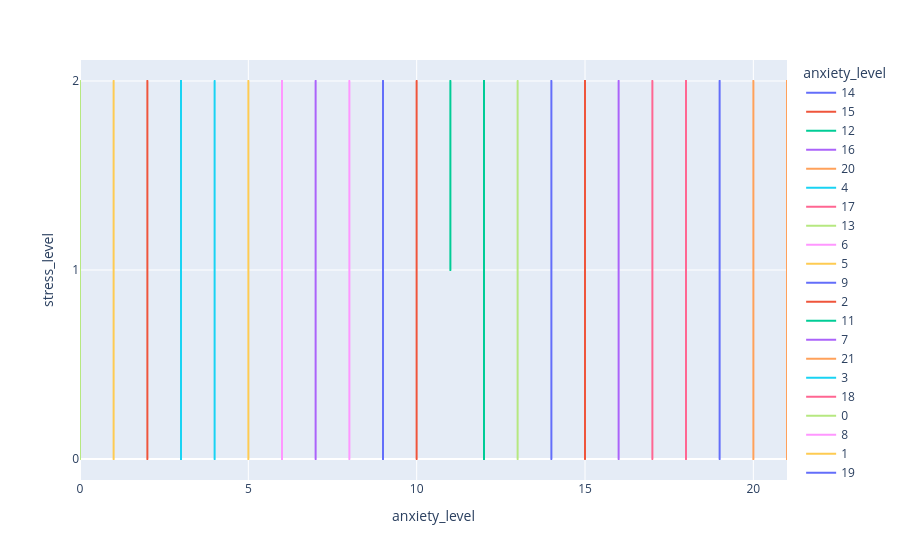

Write notebook code for a chart like this one.
### Code cell
fig=px.line(dataset,y=dataset['stress_level'],x=dataset['anxiety_level'],color='anxiety_level')
fig.update_yaxes(tickvals=[0,1,2])
fig.show()

### Figure 1 — Plotly figure (JSON) as saved in the notebook; plotly's stock layout.template omitted (floating-point values rounded to 4 significant figures)
{"data": [{"hovertemplate": "anxiety_level=%{x}<br>stress_level=%{y}<extra></extra>", "legendgroup": "14", "line": {"color": "#636efa", "dash": "solid"}, "marker": {"symbol": "circle"}, "mode": "lines", "name": "14", "showlegend": true, "type": "scattergl", "x": [14, 14, 14, 14, 14, 14, 14, 14, 14, 14, 14, 14, 14, 14, 14, 14, 14, 14, 14, 14, 14, 14, 14, 14, 14, 14, 14, 14, 14, 14, 14, 14, 14, 14, 14, 14, 14, 14, 14, 14, 14, 14, 14, 14, 14, 14, 14, 14, 14, 14, 14], "xaxis": "x", "y": [1, 2, 1, 1, 1, 2, 1, 1, 1, 1, 1, 1, 1, 1, 1, 1, 1, 1, 1, 1, 0, 1, 1, 1, 1, 1, 1, 1, 1, 1, 2, 1, 1, 1, 1, 1, 1, 1, 1, 1, 1, 1, 1, 1, 1, 1, 1, 1, 2, 1, 0], "yaxis": "y"}, {"hovertemplate": "anxiety_level=%{x}<br>stress_level=%{y}<extra></extra>", "legendgroup": "15", "line": {"color": "#EF553B", "dash": "solid"}, "marker": {"symbol": "circle"}, "mode": "lines", "name": "15", "showlegend": true, "type": "scattergl", "x": [15, 15, 15, 15, 15, 15, 15, 15, 15, 15, 15, 15, 15, 15, 15, 15, 15, 15, 15, 15, 15, 15, 15, 15, 15, 15, 15, 15, 15, 15, 15, 15, 15, 15, 15, 15, 15, 15, 15, 15, 15, 15, 15, 15, 15, 15, 15, 15, 15, 15, 15], "xaxis": "x", "y": [2, 1, 2, 2, 2, 2, 1, 2, 2, 2, 2, 2, 2, 2, 2, 2, 2, 2, 2, 2, 2, 2, 2, 2, 2, 2, 2, 2, 2, 2, 2, 2, 2, 2, 2, 2, 2, 2, 1, 2, 0, 2, 2, 2, 2, 2, 2, 2, 2, 2, 2], "yaxis": "y"}, {"hovertemplate": "anxiety_level=%{x}<br>stress_level=%{y}<extra></extra>", "legendgroup": "12", "line": {"color": "#00cc96", "dash": "solid"}, "marker": {"symbol": "circle"}, "mode": "lines", "name": "12", "showlegend": true, "type": "scattergl", "x": [12, 12, 12, 12, 12, 12, 12, 12, 12, 12, 12, 12, 12, 12, 12, 12, 12, 12, 12, 12, 12, 12, 12, 12, 12, 12, 12, 12, 12, 12, 12, 12, 12, 12, 12, 12, 12, 12, 12, 12, 12, 12, 12, 12, 12, 12, 12, 12, 12, 12, 12, 12, 12, 12, 12, 12], "xaxis": "x", "y": [1, 1, 1, 1, 1, 1, 1, 1, 1, 1, 1, 1, 1, 1, 1, 0, 1, 1, 1, 1, 1, 1, 0, 1, 0, 1, 1, 0, 1, 1, 1, 1, 1, 0, 2, 1, 1, 1, 1, 1, 1, 1, 2, 1, 2, 1, 1, 1, 1, 1, 2, 1, 1, 1, 1, 1], "yaxis": "y"}, {"hovertemplate": "anxiety_level=%{x}<br>stress_level=%{y}<extra></extra>", "legendgroup": "16", "line": {"color": "#ab63fa", "dash": "solid"}, "marker": {"symbol": "circle"}, "mode": "lines", "name": "16", "showlegend": true, "type": "scattergl", "x": [16, 16, 16, 16, 16, 16, 16, 16, 16, 16, 16, 16, 16, 16, 16, 16, 16, 16, 16, 16, 16, 16, 16, 16, 16, 16, 16, 16, 16, 16, 16, 16, 16, 16, 16, 16, 16, 16, 16, 16, 16, 16, 16, 16, 16], "xaxis": "x", "y": [2, 1, 2, 2, 2, 2, 2, 2, 0, 2, 2, 2, 2, 2, 2, 2, 2, 2, 0, 2, 2, 2, 2, 1, 0, 2, 2, 2, 0, 2, 2, 2, 2, 2, 2, 2, 2, 2, 2, 2, 2, 2, 2, 2, 2], "yaxis": "y"}, {"hovertemplate": "anxiety_level=%{x}<br>stress_level=%{y}<extra></extra>", "legendgroup": "20", "line": {"color": "#FFA15A", "dash": "solid"}, "marker": {"symbol": "circle"}, "mode": "lines", "name": "20", "showlegend": true, "type": "scattergl", "x": [20, 20, 20, 20, 20, 20, 20, 20, 20, 20, 20, 20, 20, 20, 20, 20, 20, 20, 20, 20, 20, 20, 20, 20, 20, 20, 20, 20, 20, 20, 20, 20, 20, 20, 20, 20, 20, 20, 20, 20], "xaxis": "x", "y": [2, 2, 2, 2, 1, 0, 2, 2, 2, 2, 2, 2, 2, 2, 0, 1, 2, 2, 2, 2, 2, 2, 2, 2, 2, 2, 2, 2, 2, 2, 2, 0, 2, 2, 2, 2, 2, 0, 2, 2], "yaxis": "y"}, {"hovertemplate": "anxiety_level=%{x}<br>stress_level=%{y}<extra></extra>", "legendgroup": "4", "line": {"color": "#19d3f3", "dash": "solid"}, "marker": {"symbol": "circle"}, "mode": "lines", "name": "4", "showlegend": true, "type": "scattergl", "x": [4, 4, 4, 4, 4, 4, 4, 4, 4, 4, 4, 4, 4, 4, 4, 4, 4, 4, 4, 4, 4, 4, 4, 4, 4, 4, 4, 4, 4, 4, 4, 4, 4], "xaxis": "x", "y": [0, 0, 0, 0, 0, 0, 1, 0, 2, 0, 0, 0, 0, 0, 1, 0, 0, 0, 0, 1, 0, 0, 0, 0, 0, 0, 0, 0, 0, 0, 0, 0, 0], "yaxis": "y"}, {"hovertemplate": "anxiety_level=%{x}<br>stress_level=%{y}<extra></extra>", "legendgroup": "17", "line": {"color": "#FF6692", "dash": "solid"}, "marker": {"symbol": "circle"}, "mode": "lines", "name": "17", "showlegend": true, "type": "scattergl", "x": [17, 17, 17, 17, 17, 17, 17, 17, 17, 17, 17, 17, 17, 17, 17, 17, 17, 17, 17, 17, 17, 17, 17, 17, 17, 17, 17, 17, 17, 17, 17, 17, 17, 17, 17, 17, 17, 17, 17, 17, 17, 17, 17, 17, 17, 17, 17], "xaxis": "x", "y": [2, 2, 2, 2, 2, 2, 2, 2, 2, 2, 2, 2, 2, 2, 2, 1, 0, 0, 2, 2, 2, 2, 2, 2, 2, 2, 2, 2, 2, 2, 2, 2, 2, 1, 2, 2, 2, 2, 2, 2, 2, 2, 2, 2, 2, 2, 2], "yaxis": "y"}, {"hovertemplate": "anxiety_level=%{x}<br>stress_level=%{y}<extra></extra>", "legendgroup": "13", "line": {"color": "#B6E880", "dash": "solid"}, "marker": {"symbol": "circle"}, "mode": "lines", "name": "13", "showlegend": true, "type": "scattergl", "x": [13, 13, 13, 13, 13, 13, 13, 13, 13, 13, 13, 13, 13, 13, 13, 13, 13, 13, 13, 13, 13, 13, 13, 13, 13, 13, 13, 13, 13, 13, 13, 13, 13, 13, 13, 13, 13, 13, 13, 13, 13, 13, 13, 13, 13, 13, 13, 13, 13, 13, 13, 13, 13, 13, 13, 13, 13, 13, 13, 13, 13, 13, 13, 13, 13, 13, 13], "xaxis": "x", "y": [1, 1, 1, 1, 1, 1, 1, 1, 1, 1, 1, 0, 1, 1, 1, 1, 0, 1, 1, 1, 1, 1, 1, 2, 1, 1, 1, 1, 1, 1, 1, 1, 1, 1, 0, 1, 1, 1, 1, 1, 1, 1, 1, 1, 1, 1, 1, 1, 1, 1, 1, 1, 1, 1, 0, 1, 1, 1, 1, 1, 1, 1, 1, 1, 1, 1, 1], "yaxis": "y"}, {"hovertemplate": "anxiety_level=%{x}<br>stress_level=%{y}<extra></extra>", "legendgroup": "6", "line": {"color": "#FF97FF", "dash": "solid"}, "marker": {"symbol": "circle"}, "mode": "lines", "name": "6", "showlegend": true, "type": "scattergl", "x": [6, 6, 6, 6, 6, 6, 6, 6, 6, 6, 6, 6, 6, 6, 6, 6, 6, 6, 6, 6, 6, 6, 6, 6, 6, 6, 6, 6, 6, 6, 6, 6, 6, 6, 6, 6, 6, 6, 6, 6, 6, 6, 6, 6, 6, 6, 6, 6, 6, 6, 6, 6], "xaxis": "x", "y": [1, 0, 0, 0, 0, 0, 0, 0, 2, 0, 0, 0, 1, 2, 0, 0, 0, 0, 0, 0, 0, 2, 1, 1, 0, 0, 0, 0, 0, 1, 0, 0, 0, 1, 0, 0, 0, 2, 0, 0, 0, 0, 0, 0, 0, 0, 0, 0, 0, 0, 2, 0], "yaxis": "y"}, {"hovertemplate": "anxiety_level=%{x}<br>stress_level=%{y}<extra></extra>", "legendgroup": "5", "line": {"color": "#FECB52", "dash": "solid"}, "marker": {"symbol": "circle"}, "mode": "lines", "name": "5", "showlegend": true, "type": "scattergl", "x": [5, 5, 5, 5, 5, 5, 5, 5, 5, 5, 5, 5, 5, 5, 5, 5, 5, 5, 5, 5, 5, 5, 5, 5, 5, 5, 5, 5, 5, 5, 5, 5, 5, 5, 5, 5, 5, 5, 5, 5], "xaxis": "x", "y": [0, 0, 0, 0, 0, 0, 0, 0, 0, 0, 0, 0, 1, 0, 0, 0, 0, 1, 1, 0, 0, 2, 0, 2, 2, 0, 0, 0, 0, 0, 0, 0, 0, 0, 1, 0, 0, 0, 1, 2], "yaxis": "y"}, {"hovertemplate": "anxiety_level=%{x}<br>stress_level=%{y}<extra></extra>", "legendgroup": "9", "line": {"color": "#636efa", "dash": "solid"}, "marker": {"symbol": "circle"}, "mode": "lines", "name": "9", "showlegend": true, "type": "scattergl", "x": [9, 9, 9, 9, 9, 9, 9, 9, 9, 9, 9, 9, 9, 9, 9, 9, 9, 9, 9, 9, 9, 9, 9, 9, 9, 9, 9, 9, 9, 9, 9, 9, 9, 9, 9, 9, 9, 9, 9, 9, 9, 9, 9, 9, 9, 9, 9, 9, 9, 9, 9, 9, 9, 9, 9, 9, 9, 9, 9, 9], "xaxis": "x", "y": [2, 1, 1, 1, 1, 1, 2, 1, 1, 1, 1, 1, 1, 1, 1, 1, 1, 1, 1, 1, 1, 1, 0, 1, 1, 1, 1, 1, 1, 1, 1, 1, 1, 1, 1, 1, 1, 1, 1, 1, 1, 1, 1, 1, 1, 1, 1, 1, 1, 1, 1, 1, 0, 1, 1, 1, 1, 0, 0, 2], "yaxis": "y"}, {"hovertemplate": "anxiety_level=%{x}<br>stress_level=%{y}<extra></extra>", "legendgroup": "2", "line": {"color": "#EF553B", "dash": "solid"}, "marker": {"symbol": "circle"}, "mode": "lines", "name": "2", "showlegend": true, "type": "scattergl", "x": [2, 2, 2, 2, 2, 2, 2, 2, 2, 2, 2, 2, 2, 2, 2, 2, 2, 2, 2, 2, 2, 2, 2, 2, 2, 2, 2, 2, 2, 2, 2, 2, 2, 2, 2, 2, 2, 2, 2, 2, 2, 2, 2, 2, 2, 2], "xaxis": "x", "y": [0, 0, 0, 0, 0, 0, 0, 0, 0, 0, 0, 0, 0, 0, 0, 0, 0, 0, 2, 1, 2, 0, 0, 0, 0, 0, 0, 0, 0, 0, 0, 2, 0, 0, 0, 0, 0, 0, 0, 0, 0, 0, 0, 0, 0, 2], "yaxis": "y"}, {"hovertemplate": "anxiety_level=%{x}<br>stress_level=%{y}<extra></extra>", "legendgroup": "11", "line": {"color": "#00cc96", "dash": "solid"}, "marker": {"symbol": "circle"}, "mode": "lines", "name": "11", "showlegend": true, "type": "scattergl", "x": [11, 11, 11, 11, 11, 11, 11, 11, 11, 11, 11, 11, 11, 11, 11, 11, 11, 11, 11, 11, 11, 11, 11, 11, 11, 11, 11, 11, 11, 11, 11, 11, 11, 11, 11, 11, 11, 11, 11, 11, 11, 11, 11, 11, 11, 11, 11, 11, 11, 11, 11, 11, 11, 11], "xaxis": "x", "y": [1, 1, 1, 1, 1, 1, 1, 1, 1, 1, 2, 1, 1, 1, 1, 1, 1, 1, 1, 1, 1, 1, 1, 1, 1, 1, 1, 2, 1, 1, 1, 1, 1, 1, 1, 1, 1, 1, 1, 1, 1, 1, 1, 1, 1, 1, 1, 2, 1, 1, 1, 2, 2, 1], "yaxis": "y"}, {"hovertemplate": "anxiety_level=%{x}<br>stress_level=%{y}<extra></extra>", "legendgroup": "7", "line": {"color": "#ab63fa", "dash": "solid"}, "marker": {"symbol": "circle"}, "mode": "lines", "name": "7", "showlegend": true, "type": "scattergl", "x": [7, 7, 7, 7, 7, 7, 7, 7, 7, 7, 7, 7, 7, 7, 7, 7, 7, 7, 7, 7, 7, 7, 7, 7, 7, 7, 7, 7, 7, 7, 7, 7, 7, 7, 7, 7, 7, 7, 7, 7, 7, 7, 7, 7, 7, 7, 7, 7, 7, 7, 7], "xaxis": "x", "y": [0, 0, 0, 0, 0, 0, 0, 0, 0, 2, 0, 0, 0, 0, 0, 0, 0, 0, 0, 0, 0, 0, 0, 0, 0, 0, 0, 0, 0, 0, 0, 0, 0, 0, 0, 0, 0, 0, 0, 0, 0, 2, 0, 2, 0, 2, 0, 0, 0, 0, 2], "yaxis": "y"}, {"hovertemplate": "anxiety_level=%{x}<br>stress_level=%{y}<extra></extra>", "legendgroup": "21", "line": {"color": "#FFA15A", "dash": "solid"}, "marker": {"symbol": "circle"}, "mode": "lines", "name": "21", "showlegend": true, "type": "scattergl", "x": [21, 21, 21, 21, 21, 21, 21, 21, 21, 21, 21, 21, 21, 21, 21, 21, 21, 21, 21, 21, 21, 21, 21, 21, 21, 21, 21, 21, 21, 21, 21, 21, 21, 21, 21, 21, 21, 21, 21, 21, 21, 21, 21, 21, 21, 21, 21, 21, 21, 21, 21, 21, 21, 21, 21, 21, 21, 21, 21, 21, 21], "xaxis": "x", "y": [2, 2, 0, 2, 2, 2, 2, 0, 2, 2, 2, 0, 2, 2, 2, 2, 2, 2, 2, 0, 2, 2, 1, 2, 2, 2, 2, 2, 2, 2, 2, 2, 2, 2, 2, 2, 2, 2, 2, 2, 2, 2, 1, 2, 1, 2, 1, 2, 2, 2, 2, 2, 2, 0, 0, 2, 2, 2, 2, 2, 2], "yaxis": "y"}, {"hovertemplate": "anxiety_level=%{x}<br>stress_level=%{y}<extra></extra>", "legendgroup": "3", "line": {"color": "#19d3f3", "dash": "solid"}, "marker": {"symbol": "circle"}, "mode": "lines", "name": "3", "showlegend": true, "type": "scattergl", "x": [3, 3, 3, 3, 3, 3, 3, 3, 3, 3, 3, 3, 3, 3, 3, 3, 3, 3, 3, 3, 3, 3, 3, 3, 3, 3, 3, 3, 3, 3, 3, 3, 3, 3, 3, 3, 3, 3, 3, 3, 3, 3, 3, 3, 3, 3, 3, 3], "xaxis": "x", "y": [0, 0, 0, 0, 0, 2, 0, 0, 0, 0, 0, 0, 0, 0, 0, 2, 0, 0, 0, 1, 0, 0, 0, 0, 0, 0, 0, 0, 0, 0, 0, 0, 0, 0, 0, 0, 2, 0, 0, 0, 0, 1, 0, 2, 0, 0, 0, 2], "yaxis": "y"}, {"hovertemplate": "anxiety_level=%{x}<br>stress_level=%{y}<extra></extra>", "legendgroup": "18", "line": {"color": "#FF6692", "dash": "solid"}, "marker": {"symbol": "circle"}, "mode": "lines", "name": "18", "showlegend": true, "type": "scattergl", "x": [18, 18, 18, 18, 18, 18, 18, 18, 18, 18, 18, 18, 18, 18, 18, 18, 18, 18, 18, 18, 18, 18, 18, 18, 18, 18, 18, 18, 18, 18, 18, 18, 18, 18, 18, 18, 18, 18, 18, 18, 18, 18, 18, 18, 18, 18, 18, 18, 18, 18, 18, 18, 18, 18, 18], "xaxis": "x", "y": [2, 2, 2, 2, 2, 2, 2, 2, 2, 2, 2, 2, 2, 2, 2, 2, 2, 1, 2, 2, 1, 2, 2, 2, 2, 2, 2, 2, 0, 2, 2, 2, 2, 2, 2, 1, 2, 0, 2, 2, 2, 2, 2, 2, 2, 2, 2, 2, 2, 2, 2, 2, 2, 2, 2], "yaxis": "y"}, {"hovertemplate": "anxiety_level=%{x}<br>stress_level=%{y}<extra></extra>", "legendgroup": "0", "line": {"color": "#B6E880", "dash": "solid"}, "marker": {"symbol": "circle"}, "mode": "lines", "name": "0", "showlegend": true, "type": "scattergl", "x": [0, 0, 0, 0, 0, 0, 0, 0, 0, 0, 0, 0, 0, 0, 0, 0, 0, 0, 0, 0, 0, 0, 0, 0, 0, 0, 0, 0, 0], "xaxis": "x", "y": [0, 0, 0, 0, 0, 0, 0, 0, 0, 0, 0, 0, 0, 0, 0, 0, 0, 2, 0, 0, 2, 0, 0, 0, 0, 0, 0, 0, 0], "yaxis": "y"}, {"hovertemplate": "anxiety_level=%{x}<br>stress_level=%{y}<extra></extra>", "legendgroup": "8", "line": {"color": "#FF97FF", "dash": "solid"}, "marker": {"symbol": "circle"}, "mode": "lines", "name": "8", "showlegend": true, "type": "scattergl", "x": [8, 8, 8, 8, 8, 8, 8, 8, 8, 8, 8, 8, 8, 8, 8, 8, 8, 8, 8, 8, 8, 8, 8, 8, 8, 8, 8, 8, 8, 8, 8, 8, 8, 8, 8, 8, 8, 8, 8, 8, 8, 8, 8, 8], "xaxis": "x", "y": [0, 0, 0, 1, 0, 0, 0, 0, 0, 0, 0, 0, 0, 0, 0, 0, 2, 0, 0, 0, 0, 0, 0, 0, 0, 0, 0, 0, 0, 0, 0, 0, 0, 0, 0, 0, 0, 2, 0, 0, 0, 0, 0, 0], "yaxis": "y"}, {"hovertemplate": "anxiety_level=%{x}<br>stress_level=%{y}<extra></extra>", "legendgroup": "1", "line": {"color": "#FECB52", "dash": "solid"}, "marker": {"symbol": "circle"}, "mode": "lines", "name": "1", "showlegend": true, "type": "scattergl", "x": [1, 1, 1, 1, 1, 1, 1, 1, 1, 1, 1, 1, 1, 1, 1, 1, 1, 1, 1, 1, 1, 1, 1, 1, 1, 1, 1, 1, 1, 1, 1, 1, 1, 1, 1, 1, 1, 1, 1, 1, 1, 1, 1, 1, 1, 1], "xaxis": "x", "y": [0, 1, 0, 0, 2, 0, 0, 0, 0, 0, 2, 2, 0, 1, 1, 2, 0, 0, 0, 0, 0, 0, 0, 0, 0, 0, 0, 0, 0, 0, 2, 0, 0, 0, 0, 0, 0, 0, 0, 0, 2, 0, 0, 0, 0, 0], "yaxis": "y"}, {"hovertemplate": "anxiety_level=%{x}<br>stress_level=%{y}<extra></extra>", "legendgroup": "19", "line": {"color": "#636efa", "dash": "solid"}, "marker": {"symbol": "circle"}, "mode": "lines", "name": "19", "showlegend": true, "type": "scattergl", "x": [19, 19, 19, 19, 19, 19, 19, 19, 19, 19, 19, 19, 19, 19, 19, 19, 19, 19, 19, 19, 19, 19, 19, 19, 19, 19, 19, 19, 19, 19, 19, 19, 19, 19, 19, 19, 19, 19, 19, 19, 19, 19, 19, 19, 19, 19, 19, 19, 19, 19, 19, 19, 19, 19, 19, 19, 19, 19, 19, 19, 19], "xaxis": "x", "y": [2, 2, 2, 1, 2, 2, 0, 2, 2, 2, 1, 2, 2, 2, 2, 2, 2, 2, 2, 2, 2, 2, 2, 2, 1, 2, 2, 2, 2, 2, 2, 2, 2, 2, 2, 2, 2, 2, 2, 2, 2, 2, 2, 2, 0, 0, 2, 2, 2, 2, 2, 2, 1, 2, 2, 1, 2, 2, 2, 0, 2], "yaxis": "y"}, {"hovertemplate": "anxiety_level=%{x}<br>stress_level=%{y}<extra></extra>", "legendgroup": "10", "line": {"color": "#EF553B", "dash": "solid"}, "marker": {"symbol": "circle"}, "mode": "lines", "name": "10", "showlegend": true, "type": "scattergl", "x": [10, 10, 10, 10, 10, 10, 10, 10, 10, 10, 10, 10, 10, 10, 10, 10, 10, 10, 10, 10, 10, 10, 10, 10, 10, 10, 10, 10, 10, 10, 10, 10, 10, 10, 10, 10, 10, 10, 10, 10, 10, 10, 10, 10, 10, 10, 10, 10, 10, 10, 10, 10, 10, 10, 10, 10, 10, 10, 10, 10, 10, 10, 10], "xaxis": "x", "y": [1, 1, 1, 1, 1, 1, 1, 1, 1, 1, 1, 1, 1, 1, 1, 1, 1, 1, 1, 2, 1, 1, 1, 0, 1, 1, 1, 1, 1, 1, 1, 1, 1, 1, 1, 1, 1, 1, 1, 1, 1, 1, 2, 1, 1, 1, 1, 1, 1, 1, 1, 1, 1, 1, 1, 1, 1, 1, 1, 1, 1, 1, 1], "yaxis": "y"}], "layout": {"legend": {"title": {"text": "anxiety_level"}, "tracegroupgap": 0}, "margin": {"t": 60}, "xaxis": {"anchor": "y", "categoryarray": [14, 15, 12, 16, 20, 4, 17, 13, 6, 5, 9, 2, 11, 7, 21, 3, 18, 0, 8, 1, 19, 10], "categoryorder": "array", "domain": [0, 1], "title": {"text": "anxiety_level"}}, "yaxis": {"anchor": "x", "domain": [0, 1], "tickvals": [0, 1, 2], "title": {"text": "stress_level"}}}}
